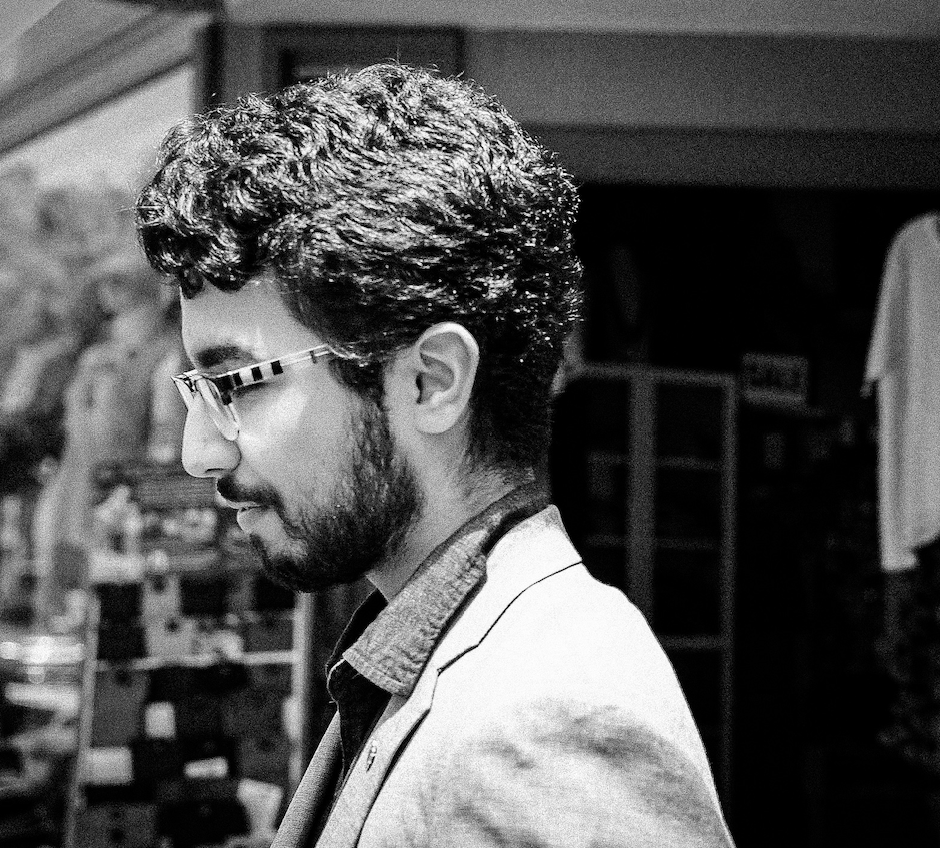
#> input picture Basics/assets/aman_copy.png, 940 x 848 px
$ python shapes.py
#> lines starting #> are read from the running program, lines starting #| are printed output that depends on the picture; after the words box and inside, x2 and y2 are one past the last pixel; in counts of white or black regions, pixels touching at a corner belong together
import cv2
import numpy as np

img = cv2.imread('assets/aman_copy.png', 1)
#> img is the input picture: shape (848, 940, 3); min 0, max 255, mean 85

img = cv2.line(img, (0, 0), (255, 255), (255, 0, 0), 1) # image, start, end, color(BGR), thickness
#> img: shape (848, 940, 3); 0.03% of pixels changed, all inside (x1, y1, x2, y2) = (0, 0, 256, 256)

img = cv2.rectangle(img, (10, 10), (400, 500), (255, 255, 255), 1)

font = cv2.FONT_HERSHEY_SIMPLEX

img = cv2.putText(img, 'hello world', (10, 500), font, 1, (255, 255, 255), 1, cv2.LINE_AA) # image, position, font, size, color, thickness, line type
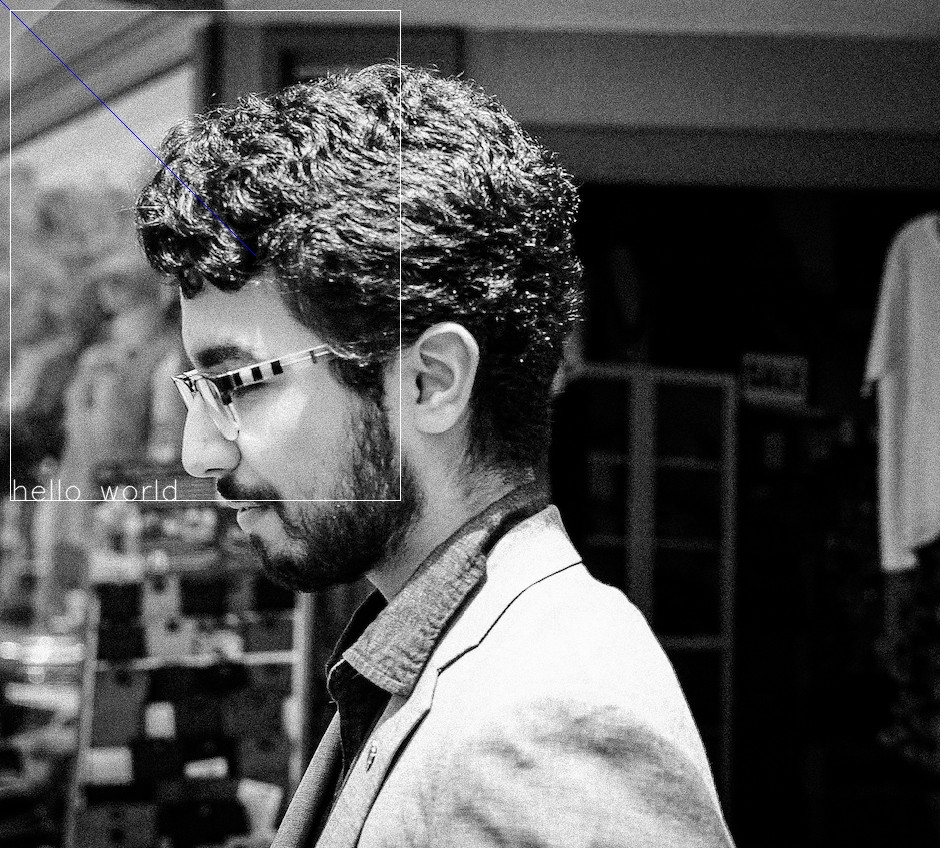
#> img: shape (848, 940, 3); mean B, G, R 85.4, 85.3, 85.3

cv2.imshow('hey', img)

cv2.waitKey(0)

$ run again, with Basics/assets/me.png copied over Basics/assets/aman_copy.png
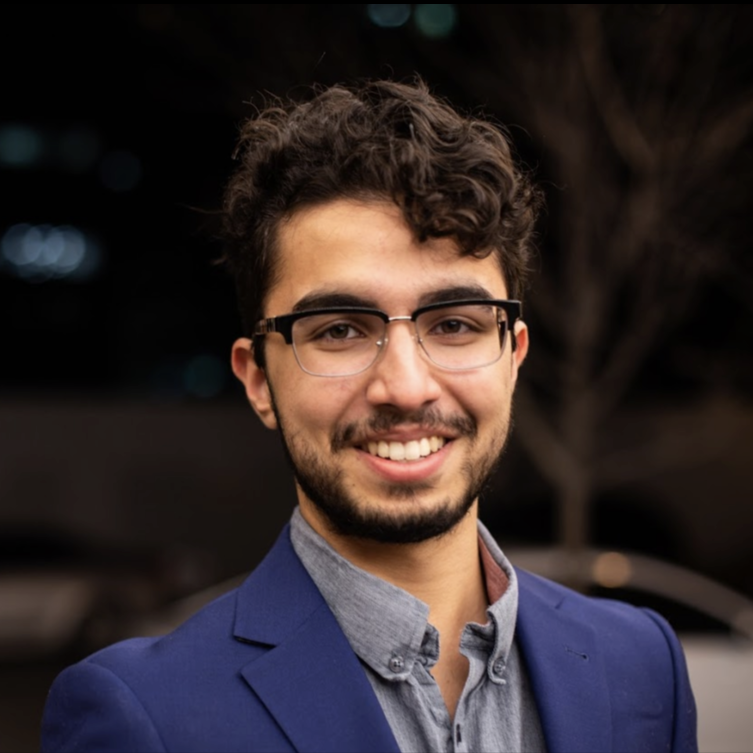
#> input picture Basics/assets/me.png, 1506 x 1506 px (shown at 1/2 size)
#> img is the input picture: shape (1506, 1506, 3); mean B, G, R 42.3, 42.1, 52.5
#> `img = cv2.rectangle(img, (10, 10), (400, 500), (255, 255, 255), 1)`:
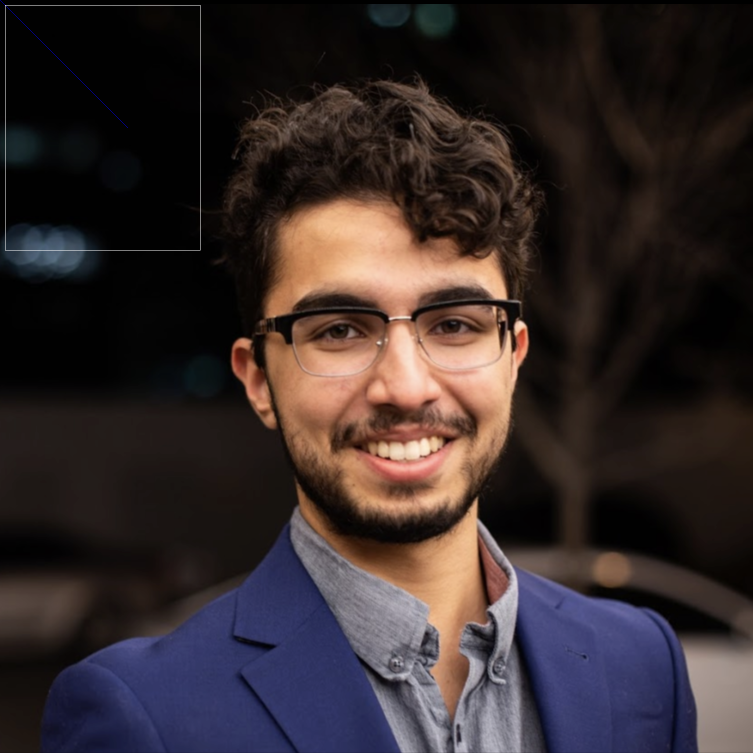
#> img: shape (1506, 1506, 3) (shown at 1/2 size); mean B, G, R 42.5, 42.2, 52.7
